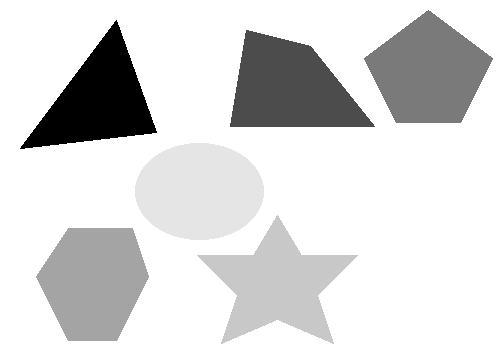
#> input picture 6.画像処理/pic/kadai8.bmp, 499 x 358 px
$ python kadai8.py
#> lines starting #> are read from the running program, lines starting #| are printed output that depends on the picture
# encoding: utf8
from __future__ import unicode_literals
from pylab import *
from cv2 import imread
from numpy import *

# 画像の読み込み
gazo = imread( "kadai8.bmp", 0 )
#> gazo is the input picture: shape (358, 499); min 0, max 255, mean 218

# ヒストグラムを表示
figure()
hist( gazo.flatten(), 256, (0,255) )

# 課題： 6つの図形の輪郭線の長さ（画素数）を計算しなさい．
#      レポートでは計算方法を分かりやすく説明しなさい．
# ヒント：　二段階の処理が必要．．．

sum = [0,0,0,0,0,0]
length = [0,0,0,0,0,0]
line = [240, 220, 200, 160, 120, 50]

for z in range (6):
    c = 0
    gazo2 = zeros( (358,499) )#ラプラシアンフィルタ
    for y in range(1,357):
        for x in range(1,498):
            if gazo[y][x] < line[z]:
                gazo2[y][x] = 0
            else:
                gazo2[y][x] = 255

    gazo3 = zeros( (358,499) )#２値化
    for y in range(1,357):
        for x in range(1,498):

            filter = [
                [0, 1, 0],
                [1, -4, 1],
                [0, 1, 0]
                ]

            gasochi = 0
            for xx in range(3):
                for yy in range(3):
                    # ここでfilterの値をgazoに掛ける
                    gasochi += gazo2[y+yy-1][x+xx-1] * filter[yy][xx]

            gasochi = int(gasochi)
            if gasochi<0:
                gasochi = 0
            elif gasochi>255:
                gasochi = 255
            gazo3[y][x] = gasochi

    for y in range(0,358):
        for x in range(0,499):
            if gazo3[y][x] == 255:
                c += 1
    sum[z] = c

for i in range (6):
    if z == 5:
        length[i] = sum[i]
    else:
        length[i] = sum[i] - sum[i+1]
    print(i)

print(sum)
print(length)
# 画素値を表示

figure()
imshow(gazo, cmap="gray", vmin=0, vmax=255)
figure()
imshow(gazo2, cmap="gray", vmin=0, vmax=255)
figure()
imshow(gazo3, cmap="gray", vmin=0, vmax=255)


show()
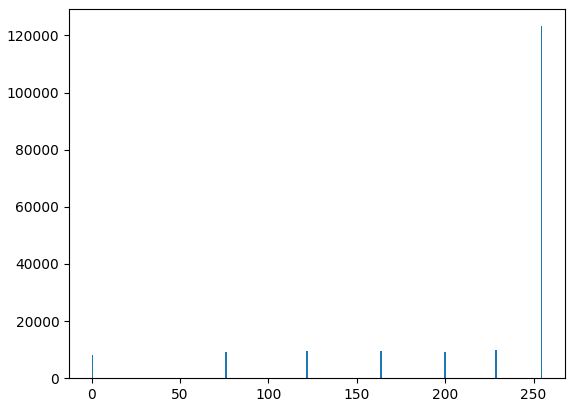
#> figure drawn by matplotlib, 1 panel; tallest bar 123236 high, from x = 254 to 255
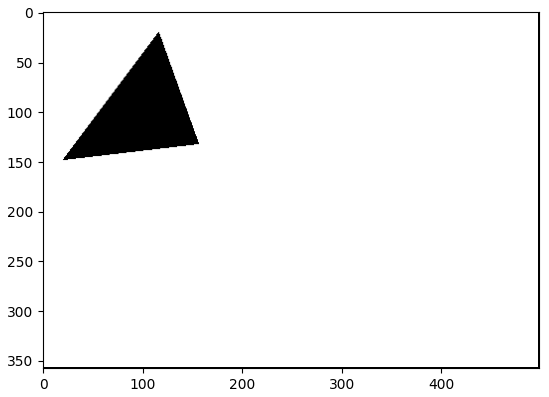
#> figure drawn by matplotlib, 1 panel
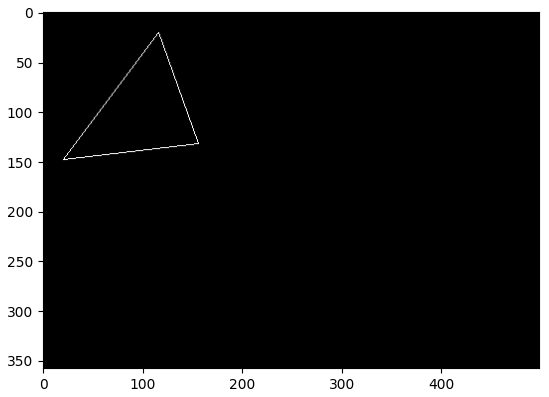
#> figure drawn by matplotlib, 1 panel
